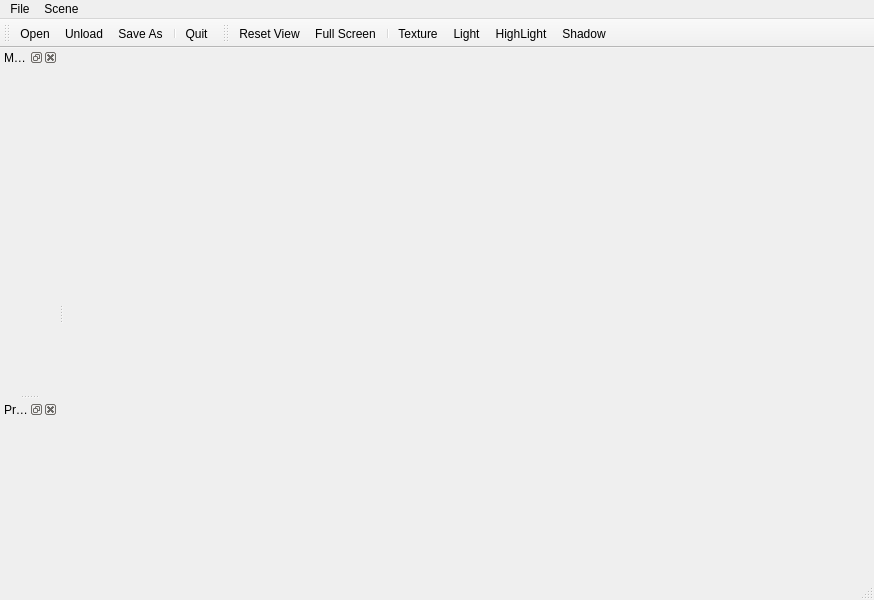
<?xml version="1.0" encoding="UTF-8"?>
<ui version="4.0">
 <author>lemonrong</author>
 <class>MainWindow</class>
 <widget class="QMainWindow" name="MainWindow">
  <property name="windowModality">
   <enum>Qt::NonModal</enum>
  </property>
  <property name="geometry">
   <rect>
    <x>0</x>
    <y>0</y>
    <width>874</width>
    <height>600</height>
   </rect>
  </property>
  <property name="acceptDrops">
   <bool>true</bool>
  </property>
  <property name="windowTitle">
   <string>osg3DViewer</string>
  </property>
  <widget class="QWidget" name="centralwidget"/>
  <widget class="QMenuBar" name="menubar">
   <property name="geometry">
    <rect>
     <x>0</x>
     <y>0</y>
     <width>874</width>
     <height>26</height>
    </rect>
   </property>
   <widget class="QMenu" name="menuFile">
    <property name="title">
     <string>File</string>
    </property>
    <widget class="QMenu" name="menuRecent_Files">
     <property name="title">
      <string>Recent Files</string>
     </property>
    </widget>
    <addaction name="actionOpen"/>
    <addaction name="actionUnload"/>
    <addaction name="actionSave_As"/>
    <addaction name="separator"/>
    <addaction name="menuRecent_Files"/>
    <addaction name="separator"/>
    <addaction name="actionQuit"/>
   </widget>
   <widget class="QMenu" name="menuScene">
    <property name="title">
     <string>Scene</string>
    </property>
    <addaction name="actionReset_View"/>
    <addaction name="actionFull_Screen"/>
    <addaction name="separator"/>
    <addaction name="actionTexture"/>
    <addaction name="actionLight"/>
    <addaction name="actionHighLight"/>
    <addaction name="actionShadow"/>
   </widget>
   <addaction name="menuFile"/>
   <addaction name="menuScene"/>
  </widget>
  <widget class="QStatusBar" name="statusbar"/>
  <widget class="QToolBar" name="fileToolBar">
   <property name="windowTitle">
    <string>Base ToolBar</string>
   </property>
   <attribute name="toolBarArea">
    <enum>TopToolBarArea</enum>
   </attribute>
   <attribute name="toolBarBreak">
    <bool>false</bool>
   </attribute>
   <addaction name="actionOpen"/>
   <addaction name="actionUnload"/>
   <addaction name="actionSave_As"/>
   <addaction name="separator"/>
   <addaction name="actionQuit"/>
  </widget>
  <widget class="QDockWidget" name="dockWidget_Model">
   <property name="windowTitle">
    <string>Model Structure</string>
   </property>
   <attribute name="dockWidgetArea">
    <number>1</number>
   </attribute>
   <widget class="QWidget" name="dockWidgetContents">
    <layout class="QGridLayout" name="gridLayout"/>
   </widget>
  </widget>
  <widget class="QDockWidget" name="dockWidget_Properties">
   <property name="windowTitle">
    <string>Properties</string>
   </property>
   <attribute name="dockWidgetArea">
    <number>1</number>
   </attribute>
   <widget class="QWidget" name="dockWidgetContents_2"/>
  </widget>
  <widget class="QToolBar" name="sceneToolBar">
   <property name="windowTitle">
    <string>Scene Toolbar</string>
   </property>
   <attribute name="toolBarArea">
    <enum>TopToolBarArea</enum>
   </attribute>
   <attribute name="toolBarBreak">
    <bool>false</bool>
   </attribute>
   <addaction name="actionReset_View"/>
   <addaction name="actionFull_Screen"/>
   <addaction name="separator"/>
   <addaction name="actionTexture"/>
   <addaction name="actionLight"/>
   <addaction name="actionHighLight"/>
   <addaction name="actionShadow"/>
  </widget>
  <action name="actionOpen">
   <property name="icon">
    <iconset resource="../res/osg3DViewer.qrc">
     <normaloff>:/osg3DViewer/open.png</normaloff>:/osg3DViewer/open.png</iconset>
   </property>
   <property name="text">
    <string>Open</string>
   </property>
  </action>
  <action name="actionUnload">
   <property name="icon">
    <iconset resource="../res/osg3DViewer.qrc">
     <normaloff>:/osg3DViewer/unload.png</normaloff>:/osg3DViewer/unload.png</iconset>
   </property>
   <property name="text">
    <string>Unload</string>
   </property>
  </action>
  <action name="actionSave_As">
   <property name="icon">
    <iconset resource="../res/osg3DViewer.qrc">
     <normaloff>:/osg3DViewer/icon_save.png</normaloff>:/osg3DViewer/icon_save.png</iconset>
   </property>
   <property name="text">
    <string>Save As</string>
   </property>
  </action>
  <action name="actionQuit">
   <property name="icon">
    <iconset resource="../res/osg3DViewer.qrc">
     <normaloff>:/osg3DViewer/quit.png</normaloff>:/osg3DViewer/quit.png</iconset>
   </property>
   <property name="text">
    <string>Quit</string>
   </property>
  </action>
  <action name="actionReset_View">
   <property name="icon">
    <iconset resource="../res/osg3DViewer.qrc">
     <normaloff>:/osg3DViewer/center.png</normaloff>:/osg3DViewer/center.png</iconset>
   </property>
   <property name="text">
    <string>Reset View</string>
   </property>
  </action>
  <action name="actionTexture">
   <property name="checkable">
    <bool>true</bool>
   </property>
   <property name="icon">
    <iconset resource="../res/osg3DViewer.qrc">
     <normaloff>:/osg3DViewer/texture_on.png</normaloff>:/osg3DViewer/texture_on.png</iconset>
   </property>
   <property name="text">
    <string>Texture</string>
   </property>
  </action>
  <action name="actionLight">
   <property name="checkable">
    <bool>true</bool>
   </property>
   <property name="icon">
    <iconset resource="../res/osg3DViewer.qrc">
     <normaloff>:/osg3DViewer/light_on.png</normaloff>:/osg3DViewer/light_on.png</iconset>
   </property>
   <property name="text">
    <string>Light</string>
   </property>
  </action>
  <action name="actionHighLight">
   <property name="checkable">
    <bool>true</bool>
   </property>
   <property name="icon">
    <iconset resource="../res/osg3DViewer.qrc">
     <normaloff>:/osg3DViewer/highlight_on.png</normaloff>:/osg3DViewer/highlight_on.png</iconset>
   </property>
   <property name="text">
    <string>HighLight</string>
   </property>
  </action>
  <action name="actionShadow">
   <property name="checkable">
    <bool>true</bool>
   </property>
   <property name="icon">
    <iconset resource="../res/osg3DViewer.qrc">
     <normaloff>:/osg3DViewer/icon_shadow_on.png</normaloff>:/osg3DViewer/icon_shadow_on.png</iconset>
   </property>
   <property name="text">
    <string>Shadow</string>
   </property>
  </action>
  <action name="actionFull_Screen">
   <property name="checkable">
    <bool>true</bool>
   </property>
   <property name="icon">
    <iconset resource="../res/osg3DViewer.qrc">
     <normaloff>:/osg3DViewer/fullscreen.png</normaloff>:/osg3DViewer/fullscreen.png</iconset>
   </property>
   <property name="text">
    <string>Full Screen</string>
   </property>
  </action>
 </widget>
 <resources>
  <include location="../res/osg3DViewer.qrc"/>
 </resources>
 <connections/>
</ui>
